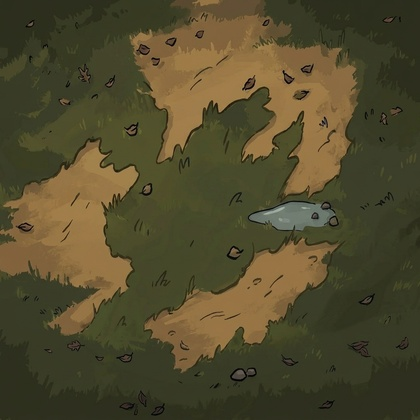
#> input picture art/map-folk/raw/ground-v3-with-puddle.jpg, 420 x 420 px, shrunk from 1024 x 1024 before the run, found by its file name
$ python make_clean_tile.py
#> lines starting #> are read from the running program, lines starting #| are printed output that depends on the picture
import cv2
import numpy as np
from PIL import Image

def clean_seamless_tile(input_path, output_webp, check_jpg, mask_width=6):
#> called with mask_width = 6
    img = cv2.imread(input_path)
#> img is the input picture: shape (420, 420, 3); mean B, G, R 45.1, 74.4, 81.3
    h, w, c = img.shape
#> h = 420; w = 420; c = 3
    assert h == w, "Must be square"
    S = h
#> S = 420
    half = S // 2
#> half = 210

    # 1. Offset wrap by half so seams are in center cross
    offset = np.zeros_like(img)
    offset[:half, :half] = img[half:, half:]
    offset[:half, half:] = img[half:, :half]
    offset[half:, :half] = img[:half, half:]
    offset[half:, half:] = img[:half, :half]

    # 2. Create inpaint mask only along the 1-2 pixel seam cross
    mask = np.zeros((S, S), dtype=np.uint8)
    half_m = mask_width // 2
    # Vertical seam line
    mask[:, half - half_m : half + half_m] = 255
    # Horizontal seam line
    mask[half - half_m : half + half_m, :] = 255

    # 3. Telea inpainting (repairs only the thin hairline without ghosting any leaves)
    inpainted = cv2.inpaint(offset, mask, inpaintRadius=4, flags=cv2.INPAINT_TELEA)

    # 4. Offset wrap back to original position
    result = np.zeros_like(inpainted)
    result[:half, :half] = inpainted[half:, half:]
    result[:half, half:] = inpainted[half:, :half]
    result[half:, :half] = inpainted[:half, half:]
    result[half:, half:] = inpainted[:half, :half]

    # 5. Save output WebP (and PNG)
    res_rgb = cv2.cvtColor(result, cv2.COLOR_BGR2RGB)
    res_pil = Image.fromarray(res_rgb)
    res_pil.save(output_webp, quality=92, method=6)
    png_out = output_webp.replace('.webp', '.png')
    res_pil.save(png_out)
    print(f"Saved clean seamless tile: {output_webp} and {png_out}")

    # 6. Test 2x2 tiling to verify 0 ghosting and 0 seams
    tiled = Image.new('RGB', (S * 2, S * 2))
#> tiled: PIL image 840x840 RGB; every value is 0
    tiled.paste(res_pil, (0, 0))
    tiled.paste(res_pil, (S, 0))
    tiled.paste(res_pil, (0, S))
    tiled.paste(res_pil, (S, S))
    tiled.save(check_jpg, quality=90)
    print(f"Saved 2x2 tiling verification: {check_jpg}")
    return res_pil

if __name__ == '__main__':
    # Process both options:
    # Option 1: with 1 subtle puddle
    clean_seamless_tile(
        'D:/REMOTION/games/dino-swarm/art/map-folk/raw/ground-v3-with-puddle.jpg',
        'D:/REMOTION/games/dino-swarm/art/map-folk/ground-tile-puddle.webp',
        'D:/REMOTION/games/dino-swarm/art/map-folk/check-tiled-puddle-2x2.jpg',
        mask_width=6
    )
    # Option 2: clean organic sand + moss (no puddle)
    clean_seamless_tile(
        'D:/REMOTION/games/dino-swarm/art/map-folk/raw/ground-v3-organic-sand-moss.jpg',
        'D:/REMOTION/games/dino-swarm/art/map-folk/ground-tile-sand-moss.webp',
        'D:/REMOTION/games/dino-swarm/art/map-folk/check-tiled-sand-moss-2x2.jpg',
        mask_width=6
    )
#> call 2 of clean_seamless_tile, with mask_width = 6
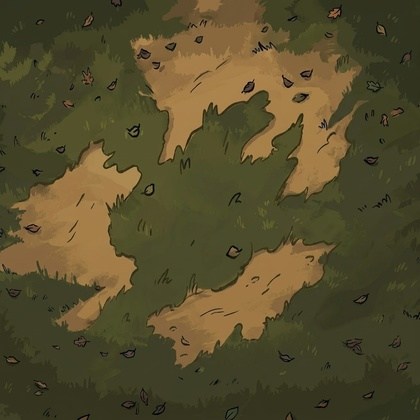
#> input picture art/map-folk/raw/ground-v3-organic-sand-moss.jpg, 420 x 420 px, shrunk from 1024 x 1024 before the run, found by its file name
#> in clean_seamless_tile, img is the input picture: shape (420, 420, 3); mean B, G, R 44.8, 77.1, 86
#> in clean_seamless_tile (call 2), `offset[half:, :half] = img[:half, half:]`:
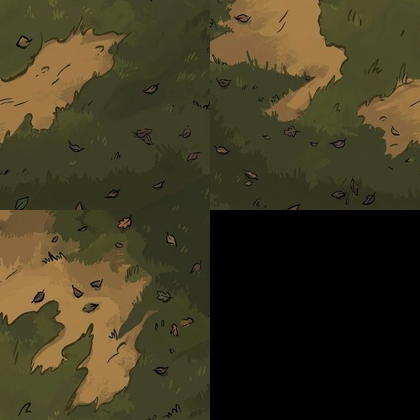
#> offset: shape (420, 420, 3); mean B, G, R 33.3, 56.9, 63.5
#> in clean_seamless_tile (call 2), `offset[half:, half:] = img[:half, :half]`:
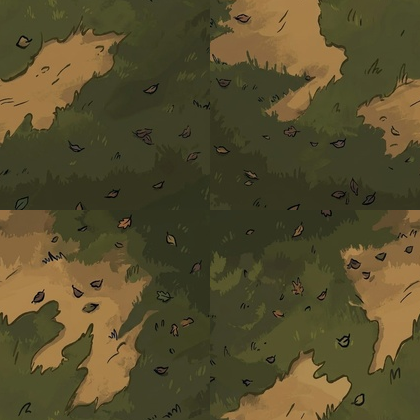
#> offset: shape (420, 420, 3); mean B, G, R 44.8, 77.1, 86
#> in clean_seamless_tile (call 2), `result[:half, half:] = inpainted[half:, :half]`:
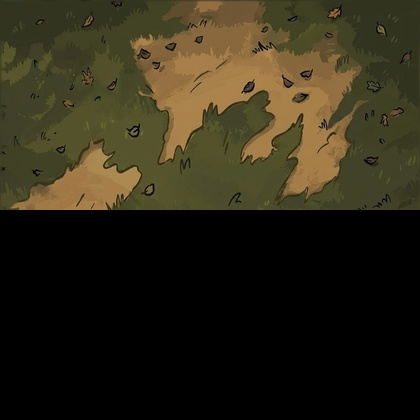
#> result: shape (420, 420, 3); mean B, G, R 23.3, 40.5, 45.8
#> in clean_seamless_tile (call 2), `result[half:, :half] = inpainted[:half, half:]`:
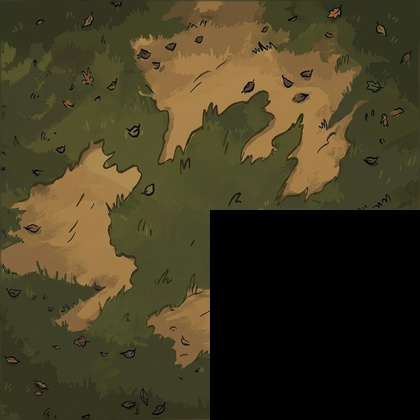
#> result: shape (420, 420, 3); mean B, G, R 34.5, 59.6, 67.2
#> in clean_seamless_tile (call 2), `tiled.paste(res_pil, (0, S))`:
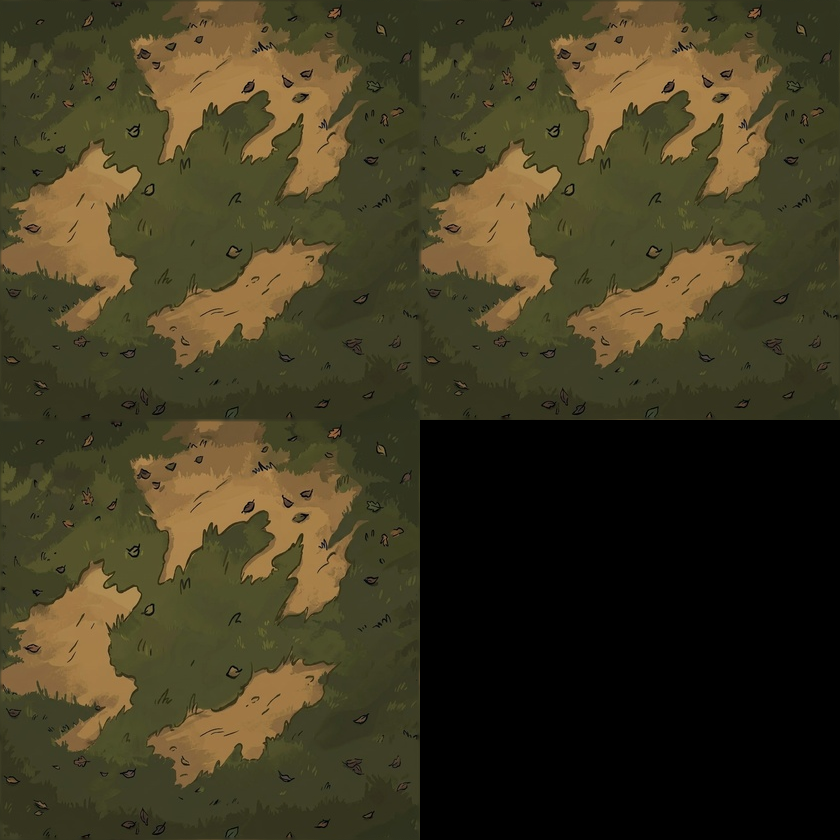
#> tiled: PIL image 840x840 RGB; mean R, G, B 64.5, 57.8, 33.6
#> in clean_seamless_tile (call 2), `tiled.paste(res_pil, (S, S))`:
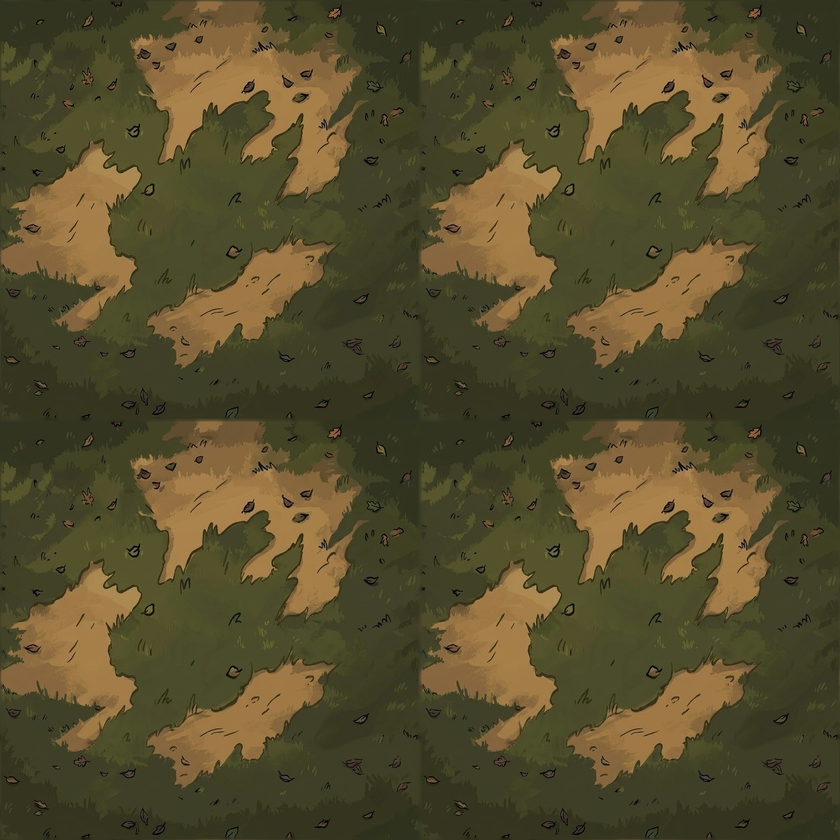
#> tiled: PIL image 840x840 RGB; mean R, G, B 86, 77.1, 44.8
